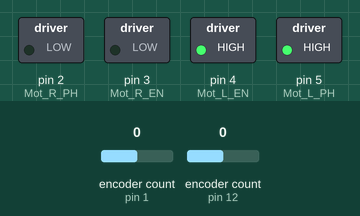
Recording of a sketch running on a simulated Arduino Uno, built with avr-gcc and run on an emulated ATmega328P. Shown: switched loads named in the sketch (green lamp = pin HIGH). The test bench sets the inputs (shaded band); at power-on: encoder count (sensors on pin 1, pin 12) 0.

Above: at 0.1 s.
At 10.1 s:
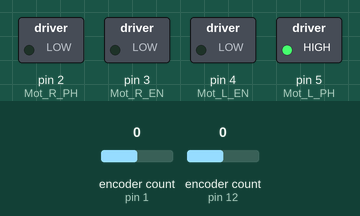
At 12.1 s:
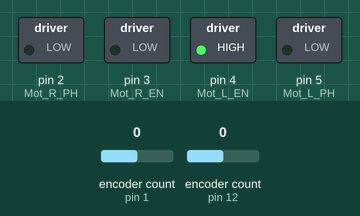
At 22.1 s:
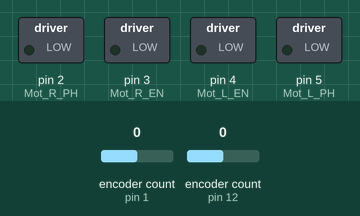
At 24.1 s:
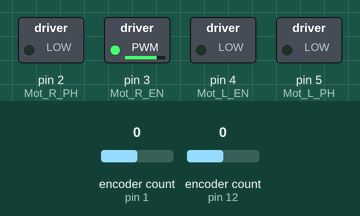
At 36.1 s:
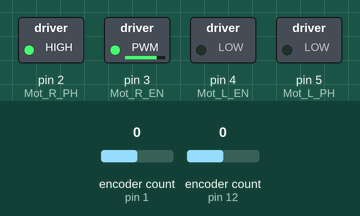
Timing chart, 0 to 37.6 s (numbered marks = the images above):
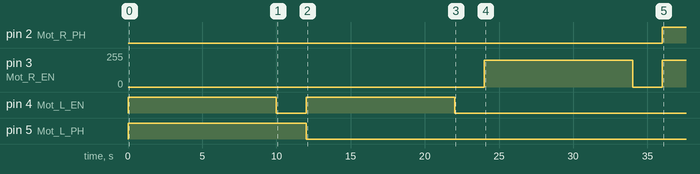

Measured:
- by itself, pin 2 (Mot_R_PH): LOW → HIGH at 36.0 s
- by itself, pin 3 (Mot_R_EN): 0/255 → 200/255 at 24.0 s, → 0/255 10.0 s later, → 200/255 2.0 s later
- by itself, pin 4 (Mot_L_EN): alternates HIGH for 10.0 s and LOW for 2.0 s, 4 changes in all, then stays LOW
- by itself, pin 5 (Mot_L_PH): HIGH → LOW at 12.0 s

The sketch:

test_Motors.ino
```cpp
/*
  test_Motors SU 6/4/2023
*/

#define ENCODER_OPTIMIZE_INTERRUPTS
#include <Encoder.h>

int Mot_L_EN = 4;
int Mot_L_PH = 5;
int Mot_R_EN = 3;
int Mot_R_PH = 2;
int Encode_L1 = 12;
int Encode_L2 = 6;
int Encode_R1 = 0;
int Encode_R2 = 1;

long encoder_l;
long encoder_r;
long previous_l = 0;
long previous_r = 0;

Encoder encoder_left(Encode_L1, Encode_L2);
Encoder encoder_right(Encode_R2, Encode_R1);

int test_Speed = 200;
int test_Duration = 1000;

void setup() {
  analogWrite(Mot_L_EN, 0); // left speed pin
  pinMode(Mot_L_PH, OUTPUT);  // left direction pin
  digitalWrite(Mot_L_PH, HIGH);  // left forward
  analogWrite(Mot_R_EN, 0); // right speed pin
  pinMode(Mot_R_PH, OUTPUT);  //right direction pin
  digitalWrite(Mot_R_PH, LOW);  // right forward
  encoder_left.write(0);
  encoder_right.write(0);
}

void loop() {
  // Move the left wheel forward for 2 seconds
  Serial.println("Left wheel forward encoder values:");
  digitalWrite(Mot_L_PH, HIGH);  // left forward
  analogWrite(Mot_L_EN, test_Speed); // left speed pin
  for(int i=0; i<10; i++) {
    delay(test_Duration);
    encoder_l = encoder_left.read();
    Serial.println(encoder_l);
  }
  analogWrite(Mot_L_EN, 0); // left speed pin
  Serial.println();
  delay(2000);
  // Move the left wheel backward for 2 seconds
  Serial.println("Left wheel backward encoder values:");
  digitalWrite(Mot_L_PH, LOW);  // left backward
  analogWrite(Mot_L_EN, test_Speed); // left speed pin
  for(int i=0; i<10; i++) {
    delay(test_Duration);
    encoder_l = encoder_left.read();
    Serial.println(encoder_l);
  }
  analogWrite(Mot_L_EN, 0); // left speed pin
  Serial.println();
  delay(2000);
  // Move the right wheel forward for 2 seconds
  Serial.println("Right wheel forward encoder values:");
  digitalWrite(Mot_R_PH, LOW);  // right forward
  analogWrite(Mot_R_EN, test_Speed); // right speed pin
  for(int i=0; i<10; i++) {
    delay(test_Duration);
    encoder_r = encoder_right.read();
    Serial.println(encoder_r);
  }
  analogWrite(Mot_R_EN, 0); // right speed pin
  Serial.println();
  delay(2000);
  // Move the right wheel backward for 2 seconds
  Serial.println("Right wheel backward encoder values:");
  digitalWrite(Mot_R_PH, HIGH);  // right backward
  analogWrite(Mot_R_EN, test_Speed); // right speed pin
  for(int i=0; i<10; i++) {
    delay(test_Duration);
    encoder_r = encoder_right.read();
    Serial.println(encoder_r);
  }
  analogWrite(Mot_R_EN, 0); // right speed pin
  Serial.println();
  delay(2000);
}
```
